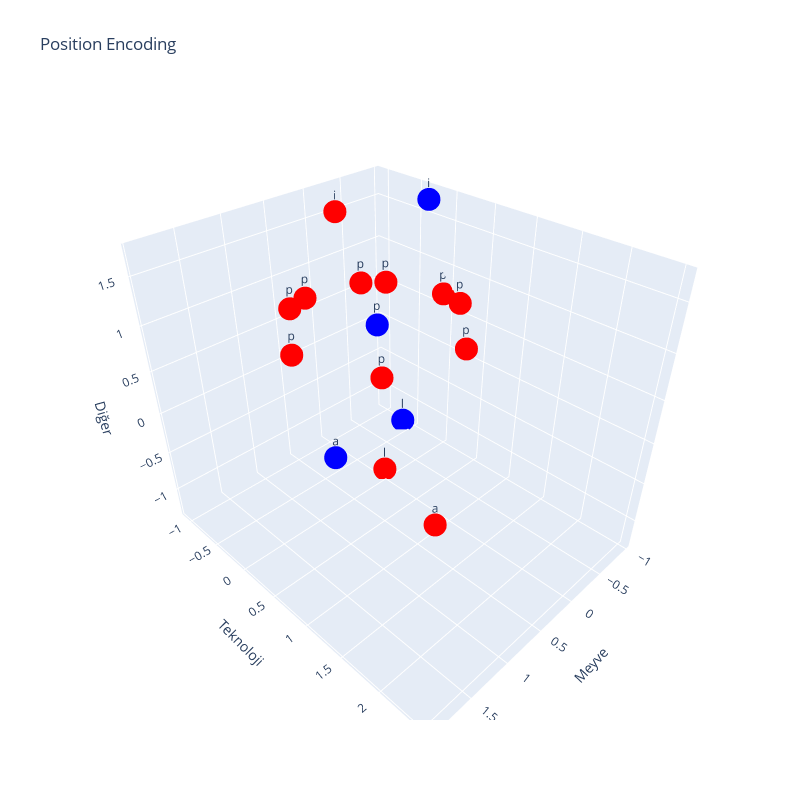

Notebook code for this chart:
### Code cell
dots_data = [
  {
    "dots": positioned_cumle[0].detach().cpu().numpy(),
    "color": "red",
    "labels": [letters[i] for i in tokens_padded]
  },
  {
    "dots": cumle[0].detach().cpu().numpy(),
    "color": "blue",
    "labels": [letters[i] for i in tokens_padded]
  }
]

plot_dots(dots_data, "Position Encoding")

### Figure 1 — Plotly figure (JSON) as saved in the notebook; plotly's stock layout.template omitted (floating-point values rounded to 4 significant figures)
{"data": [{"hoverinfo": "text", "marker": {"color": "red", "size": 8}, "mode": "markers+text", "text": ["a", "l", "i", "p", "p", "p", "p", "p", "p", "p", "p", "p"], "type": "scatter3d", "x": [1.927, -0.03831, 0.03806, 0.1771, -0.7208, -0.9229, -0.2434, 0.693, 1.025, 0.4481, -0.508, -0.964], "y": [2.487, -0.06084, -0.6395, -1.053, -0.7171, 0.2202, 0.8967, 0.6904, -0.209, -0.9746, -0.9025, -0.05905], "z": [0.9007, -1.274, 1.717, 0.6756, 0.6756, 0.6756, 0.6756, 0.6756, 0.6756, 0.6756, 0.6756, 0.6756]}, {"hoverinfo": "text", "marker": {"color": "blue", "size": 8}, "mode": "markers+text", "text": ["a", "l", "i", "p", "p", "p", "p", "p", "p", "p", "p", "p"], "type": "scatter3d", "x": [1.927, -0.8798, -0.8712, 0.036, 0.036, 0.036, 0.036, 0.036, 0.036, 0.036, 0.036, 0.036], "y": [1.487, -0.6011, -0.2234, -0.06348, -0.06348, -0.06348, -0.06348, -0.06348, -0.06348, -0.06348, -0.06348, -0.06348], "z": [0.9007, -1.274, 1.717, 0.6756, 0.6756, 0.6756, 0.6756, 0.6756, 0.6756, 0.6756, 0.6756, 0.6756]}], "layout": {"height": 800, "scene": {"xaxis": {"title": {"text": "Meyve"}}, "yaxis": {"title": {"text": "Teknoloji"}}, "zaxis": {"title": {"text": "Diğer"}}}, "showlegend": false, "title": {"text": "Position Encoding"}, "width": 800}}
